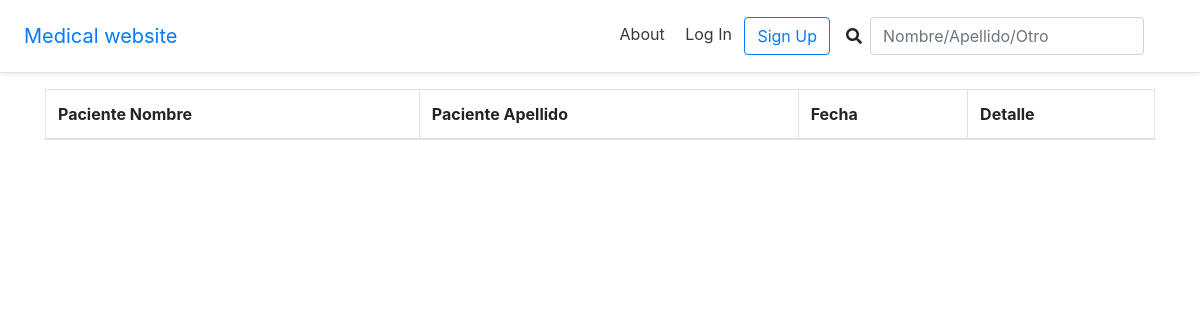
Page /recetas/ on the earlier database version.
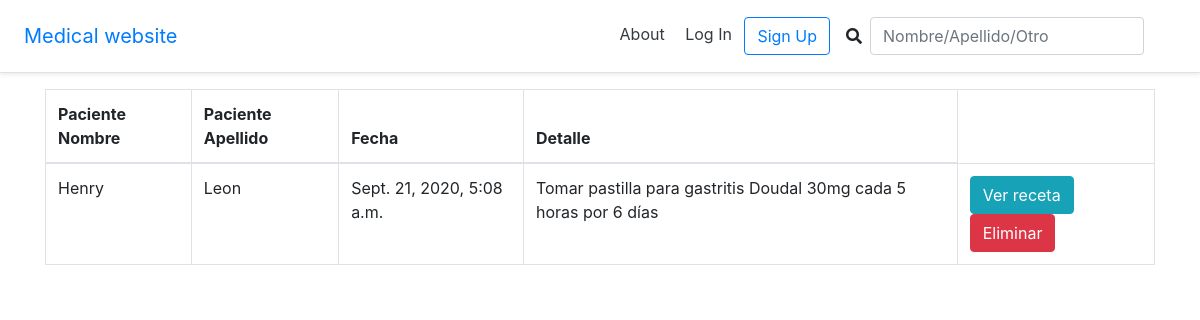
Same page on the later database version.
### cita/models.py (models this page shows, shortened)
class Receta(models.Model):
    fecha = models.DateTimeField(auto_now_add=True)
    detalle_receta = models.CharField(max_length=300)
    cita = models.ForeignKey("Cita", related_name="recetas", on_delete=models.CASCADE, blank=True, null=True)
    def get_absolute_url(self):
        return reverse("receta_detail", kwargs={"pk": self.pk})

class Cita(models.Model):
    ESTADO_OPCIONES = [
        ('PENDIENTE', 'Pendiente'),
        ('ATENDIDA', 'Atendida'),
        ('CANCELADA', 'Cancelada'),
    ]
    fecha = models.DateTimeField(auto_now_add=True)
    fecha_cita = models.DateField()
    hora_cita = models.TimeField()
    estado = models.CharField(max_length=10, choices=ESTADO_OPCIONES, default='PENDIENTE')
    comentario = models.CharField(max_length=50)
    paciente = models.ForeignKey("users.Paciente", related_name="citas", on_delete=models.CASCADE)

### users/models.py (models this page shows, shortened)
class Paciente(models.Model):
    GENERO_OPCIONES = [
        ('MASCULINO', 'Masculino'),
        ('FEMENINO', 'Femenino'),
    ]
    nombre = models.CharField(max_length=100)
    apellido = models.CharField(max_length=100)
    telefono = models.CharField(max_length=50, blank=True, null=True)
    telefono_emergencia = models.CharField(max_length=50, blank=True, null=True)
    correo = models.CharField(max_length=100)
    fecha_nacimiento = models.DateField() #DateField(input_formats=settings.DATE_INPUT_FORMATS, null=True, blan=True) para introducir la fecha dd-mm-DDDD
    direccion = models.CharField(max_length=200)
    descripccion = models.CharField(max_length=500, blank=True, null=True)
    sexo = models.CharField(max_length=10, choices=GENERO_OPCIONES, default='FEMENINO')

### pages/views.py (the view)
# urls.py: path('recetas/', RecetasListView.as_view(), name="recetas"),
class RecetasListView(ListView):
    model = Receta
    context_object_name="recetas"
    template_name='recetas/lista_de_recetas.html'

### templates/recetas/lista_de_recetas.html (shortened to what this page needs)
{% extends '_base.html' %}
{% load static %}
{% block content %}
    {% include 'recetas/recetas.html' %}
{% endblock content %}

### templates/recetas/recetas.html
{% load static %}
<div class="tabla-recetas">
<table class="table table-bordered">
  <thead>
    <tr>
      <th>Paciente Nombre</th>
      <th>Paciente Apellido</th>
	  <th>Fecha</th>
	  <th>Detalle</th>
    </tr>
  </thead>
  <tbody>
  <div class="recetas">
    {% for receta in recetas %}
    <tr>
        <div class="receta">
            <td>{{receta.cita.paciente.nombre}}</td>
            <td>{{receta.cita.paciente.apellido}}</td>
            <td>{{receta.fecha}}</td>
            <td>{{receta.detalle_receta}}</td>
            <td>
              <a href={{receta.get_absolute_url}} class="btn btn-info">Ver receta</a>
              <a class="btn btn-danger" href="{% url 'eliminar_receta' receta.pk %}">Eliminar</a>
            </td>
        </div>
    </tr>
    {% endfor %}
    </div>
  </tbody>
</table>
</div>

Differences in the rows shown:
added Receta: cita.paciente.nombre "Henry", cita.paciente.apellido "Leon", fecha "Sept. 21, 2020, 5:08 a.m.", detalle_receta "Tomar pastilla para gastritis Doudal 30mg cada 5 horas por 6 días"
